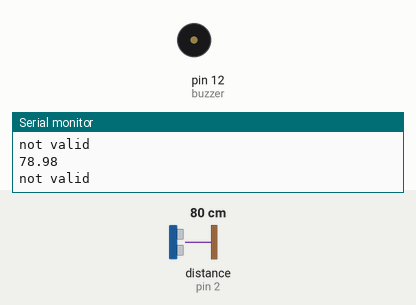
Recording of a sketch running on a simulated Arduino Uno, built with avr-gcc and run on an emulated ATmega328P. Parts: buzzer (waves = sounding, pin HIGH), the last lines printed to the serial monitor. Wiring (inferred from the names in the program): ultrasonic range finder: trigger pin 3; echo pin 2. The test bench sets the inputs (shaded band); at power-on: distance to the obstacle (sensor on pin 2) 80 cm. The echo pulse lasts 58.3 µs per cm; pins used as bus, display or sensor lines are not drawn.

Above: at 1.8 s.
1.9 s: distance to the obstacle (sensor on pin 2) set to 23 cm
3.4 s: distance to the obstacle (sensor on pin 2) set to 18 cm
At 4.4 s:
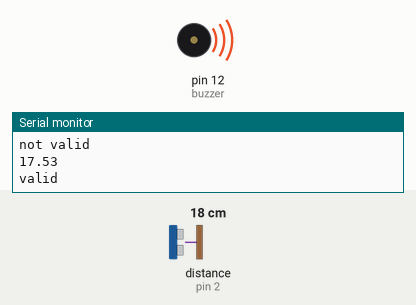
5.5 s: distance to the obstacle (sensor on pin 2) set to 35 cm
At 7.2 s:
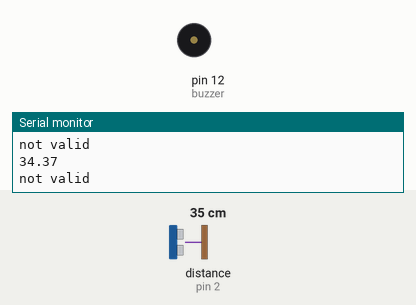
7.5 s: distance to the obstacle (sensor on pin 2) set to 2 cm
At 9.0 s:
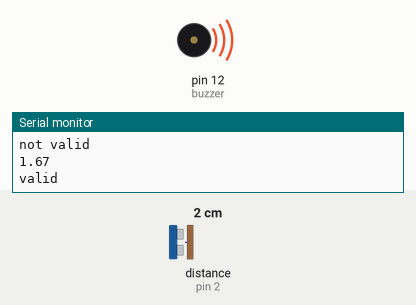
Timing chart, 0 to 10.5 s (numbered marks = the images above; inputs shaded):
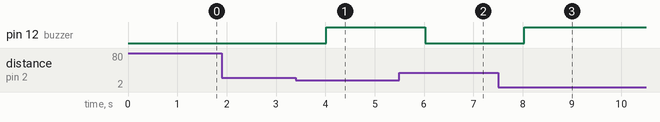

The sketch:

sonic.ino
```cpp
const int trigPin = 3; // GPIO 32 (D32)
const int echoPin = 2; // GPIO 33 (D33)
int buzzer = 12;

void setup() {
  // initialize digital pin LED_BUILTIN as an output.
  Serial.begin(115200);
  pinMode(trigPin, OUTPUT);
  pinMode(buzzer, OUTPUT);
  pinMode(echoPin, INPUT);
}

// the loop function runs over and over again forever
void loop() {

  float distance = readDistance();
  Serial.println(distance);
  if (distance <= 20.0){
    digitalWrite(buzzer, HIGH);
    Serial.println("valid");

  }

  else {

    digitalWrite(buzzer, LOW);
    Serial.println("not valid");
  }

  delay(1000);                      // wait for a second
}
float readDistance() {
  digitalWrite(trigPin, LOW);
  delayMicroseconds(2);
  digitalWrite(trigPin, HIGH);
  delayMicroseconds(10);
  digitalWrite(trigPin, LOW);

  unsigned long duration = pulseIn(echoPin, HIGH);
  float distance = duration * 0.034 / 2;
  return distance;
}
```

Measured:
- the behaviour switches between 21 and 20 cm on distance to the obstacle (sensor on pin 2) (found by bisection; images 0 and 1)
- after the input at 3.4 s, pin 12 (buzzer): LOW → HIGH after 0.62 s
- after the input at 5.5 s, pin 12 (buzzer): HIGH → LOW after 0.52 s
- after the input at 7.5 s, pin 12 (buzzer): LOW → HIGH after 0.53 s
